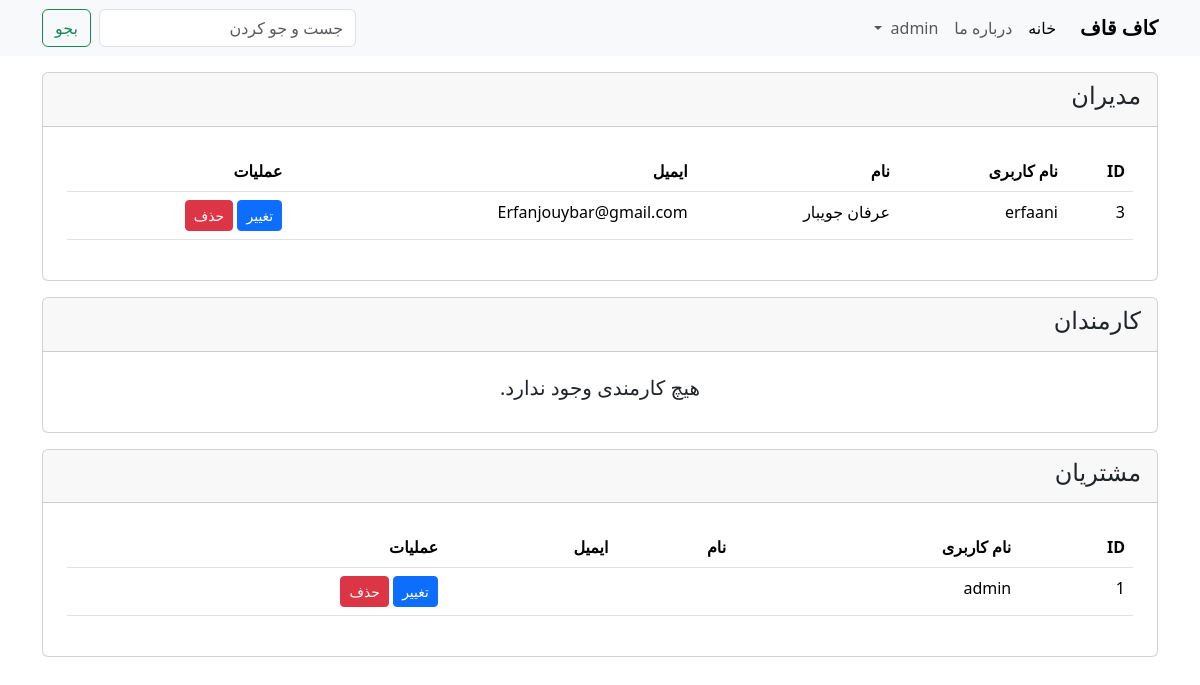
The page /dashboard/users/ (signed in) on the database as committed earlier.
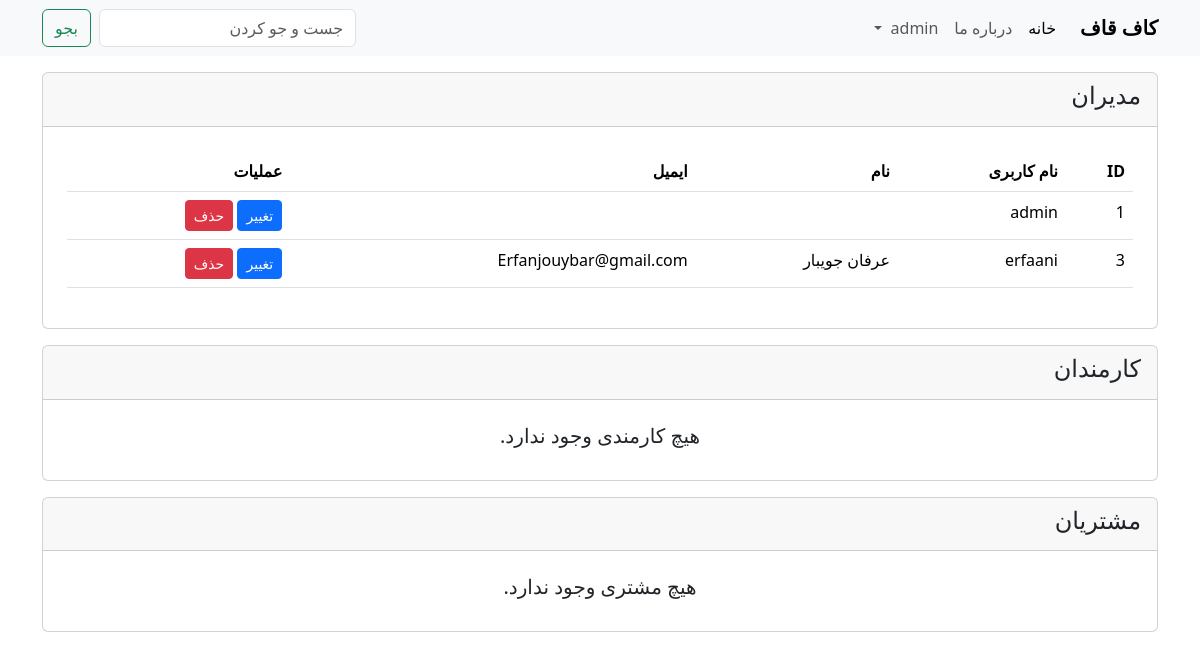
The same page on the database as committed later.
### account/models.py (models this page shows, shortened)
class User(AbstractUser):
    user_types = [
        ('manager', 'Manager'),
        ('employee', 'Employee'),
        ('normal', 'Normal User'),
    ]
    phone_number = models.CharField(max_length=15, blank=True, null=True)
    type = models.CharField(max_length=10, choices=user_types, default='normal')

### dashboard/views.py (the view)
# urls.py: path("users/", users_view, name="user_management"),
@login_required
def users_view(request):
    managers = User.objects.filter(type='manager')
    employees = User.objects.filter(type='employee')
    normals = User.objects.filter(type='normal')
    return render(
        request,
         "users.html",
          {"managers": managers,
           "employees": employees,
           "normals": normals
           })

### dashboard/templates/users.html (shortened to what this page needs)
{% extends "base.html" %}
{% block content %}
    <section class="card mt-3">
        <div class="card-header">
            <h4>مدیران</h4>
        </div>
        <div class="card-body p-4">
            {% if managers %}
            	<table class="table">
                <thead>
                <tr>
                    <th>ID</th>
                    <th>نام کاربری</th>
                    <th>نام</th>
                    <th>ایمیل</th>
                    <th>عملیات</th>
                </tr>
                </thead>
                <tbody>
                {% for manager in managers %}
                    <tr>
                        <td>{{ manager.id }}</td>
                        <td>{{ manager.username }}</td>
                        <td>{{ manager.first_name }} {{ manager.last_name }}</td>
                        <td>{{ manager.email }}</td>
                        <td>
                            <a class="btn btn-primary btn-sm" href="{% url 'change_user' manager.id %}">تغییر</a>
                            <a class="btn btn-danger btn-sm" href="{% url 'delete_user' manager.id %}">حذف</a>
                        </td>
                    </tr>
                {% endfor %}
                </tbody>
            </table>
            {% else %}
                <h5 class="text-center">هیچ مدیری وجود ندارد.</h5>
            {% endif %}
        </div>
    </section>
    <section class="card mt-3">
        <div class="card-header">
            <h4>کارمندان</h4>
        </div>
        <div class="card-body p-4">
            {% if employees %}
                <table class="table">
                    <thead>
                    <tr>
                        <th>ID</th>
                        <th>نام کاربری</th>
                        <th>نام</th>
                        <th>مسئولیت</th>
                        <th>ایمیل</th>
                        <th>عملیات</th>
                    </tr>
                    </thead>
                    <tbody>
                    {% for e in employees %}
                        <tr>
                            <td>{{ e.id }}</td>
                            <td>{{ e.username }}</td>
                            <td>{{ e.first_name }} {{ e.last_name }}</td>
                            <td>{{ e.email }}</td>
                            <td>
                                <a class="btn btn-primary btn-sm" href="{% url 'change_user' e.id %}">تغییر</a>
                                <a class="btn btn-danger btn-sm" href="{% url 'delete_user' e.id %}">حذف</a>
                            </td>
                        </tr>
                    {% endfor %}
                    </tbody>
                </table>
            {% else %}
                <h5 class="text-center">هیچ کارمندی وجود ندارد.</h5>
            {% endif %}
        </div>
    </section>
    <section class="card mt-3">
        <div class="card-header">
            <h4>مشتریان</h4>
        </div>
        <div class="card-body p-4">
            {% if normals %}
            <table class="table">
                <thead>
                <tr>
                    <th>ID</th>
                    <th>نام کاربری</th>
                    <th>نام</th>
                    <th>ایمیل</th>
                    <th>عملیات</th>
                </tr>
                </thead>
                <tbody>
                {% for n in normals %}
                    <tr>
                        <td>{{ n.id }}</td>
                        <td>{{ n.username }}</td>
                        <td>{{ n.first_name }} {{ n.last_name }}</td>
                        <td>{{ n.email }}</td>
                        <td>
                            <a class="btn btn-primary btn-sm" href="{% url 'change_user' n.id %}">تغییر</a>
                            <a class="btn btn-danger btn-sm" href="{% url 'delete_user' n.id %}">حذف</a>
                        </td>
                    </tr>
                {% endfor %}
                </tbody>
            </table>
            {% else %}
                <h5 class="text-center">هیچ مشتری وجود ندارد.</h5>
            {% endif %}
        </div>
    </section>
{% endblock content %}

Rows that differ between the two databases and show on the page:
changed User "admin": moves from the list under "مشتریان" to the list under "مدیران"
Other text that changed with them:
text no longer shown: "ID نام کاربری نام ایمیل عملیات"
text now shown: "هیچ مشتری وجود ندارد."
